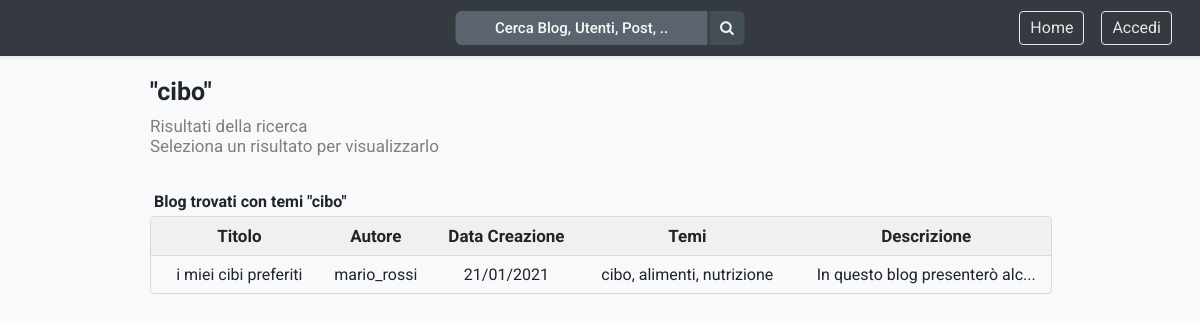
Page /proj/searchResults.php?search=cibo on the committed database.
### tables this page shows
CREATE TABLE `blog` (
  `id` int(10) UNSIGNED NOT NULL,
  `nomeBlog` varchar(128) NOT NULL,
  `autore` varchar(128) NOT NULL,
  `descrizione` varchar(128) NOT NULL,
  `dataCreazione` timestamp NOT NULL DEFAULT current_timestamp()
);

### proj/searchResults.php (the view, shortened to what this page needs)
<?php
require_once "connect.php";
function getAllBlogs(){
	global $link;
	$query = "SELECT * FROM blog";
	$result = mysqli_query($link,$query);
	while($riga = mysqli_fetch_assoc($result)){
		$querySub = "SELECT argomenti.id, argomenti.idParent, argomenti.argomento, argomentiblog.idBlog FROM argomenti, argomentiblog WHERE argomentiblog.idArgomenti = argomenti.id AND argomentiblog.idBlog = '".addslashes($riga["id"])."' AND argomenti.idParent != 0";
		$resultSub = mysqli_query($link,$querySub);
		$args = [];
		$subs = [];
		while($rigaSub = mysqli_fetch_assoc($resultSub)){
			$subs[] = $rigaSub["idParent"];
			$queryArg = "SELECT DISTINCT argomenti.id, argomenti.idParent, argomenti.argomento, argomentiblog.idBlog FROM argomenti, argomentiblog WHERE argomentiblog.idArgomenti = argomenti.id AND argomentiblog.idBlog = '".addslashes($riga["id"])."' AND argomenti.idParent = 0 AND argomenti.id = '".$rigaSub["idParent"]."'";
			$resultArg = mysqli_query($link,$queryArg);
			while($rigaArg = mysqli_fetch_assoc($resultArg)){
				$args[] = $rigaArg['argomento']." ".$rigaSub['argomento'];
			}
		}
		$sqlArg = "SELECT argomenti.id, argomenti.idParent, argomenti.argomento, argomentiblog.idBlog FROM argomenti, argomentiblog WHERE argomentiblog.idArgomenti = argomenti.id AND argomentiblog.idBlog = '".addslashes($riga["id"])."' AND argomenti.idParent = 0 ";
		if(!empty($subs)){
			$sqlArg .= "AND argomenti.id NOT IN (" . implode( ", " , $subs ) . ")";
		}
		$resultSqlArg = mysqli_query($link,$sqlArg);
		if($resultSqlArg){
			while($rigaSqlArg = mysqli_fetch_assoc($resultSqlArg)){
				$args[] = $rigaSqlArg["argomento"];
			}
		}
		$riga['argomenti'] = implode (', ', $args);
		$datiBlog[] = $riga;
	}
	return $datiBlog;
}
if(isset($_GET["search"])){
	if(!empty($_GET["search"])){
		$ricerca = htmlentities(strip_tags($_GET["search"]));
		$allBlogs = getAllBlogs();
		$argomentiRaw = [];
		if(!empty($allBlogs[0])){
			for($i=0;$i<sizeof($allBlogs);$i++){
				$argBlog = $allBlogs[$i]["argomenti"];
				if(preg_match("/^(.)*$ricerca(.)*/", $argBlog)){
					$argomentiRaw[] = $allBlogs[$i];
				}
			}
			$argomenti = array_unique($argomentiRaw, SORT_REGULAR);
		}
	} else {
		header("location:javascript://history.go(-1)");
		exit;
	}
}
?>
<!DOCTYPE html>
<html>
	<head>
		<link rel="stylesheet" type="text/css" href="home.css">
		<link rel="stylesheet" href="https://cdnjs.cloudflare.com/ajax/libs/font-awesome/4.7.0/css/font-awesome.min.css">
	</head>
	<header>
		<nav>
			<ul>
			  <?php
				if (isset($_SESSION["idUtente"])){
			  ?>
			  <li><a class="links" href="logout.php">Logout</a></li>
			  <li><a class="links" href="mieiBlog.php">I miei Blog</a></li>
			  <li><a class="links" href="modificaAccount.php">Il mio Account </a></li>
			  <?php
				} else {
			  ?> <li><a class="links" href="accesso.php">Accedi</a></li>
			  <?php
				}
			  ?>
			  <li><a class="links" href="home.php">Home</a></li>
			  <li><form name="searchForm" method="get" action="searchResults.php"><div class="ricerca"><input type="text" id="inputSearchBar" name="search" class="input corti search" placeholder="Cerca Blog, Utenti, Post, .." autocomplete="off" pattern=".{2,}" title="Minimo due caratteri." onfocus="this.placeholder = ''" onblur="this.placeholder = 'Cerca Blog, Utenti, Post, ..'" required><button type="submit" class="button searchButton" id="buttonSearchBar"><i class="fa fa-search"></i></button></div></form></li>
			</ul>
		</nav>
	</header>
	<body>
		<div class="searchResultsContainer">
			<div class="searchresultsHeader">
				<h2 class="searchResultsTitle">"<?= $ricerca?>"</h2>
				<p class="searchResultsSubtitle">Risultati della ricerca <br>Seleziona un risultato per visualizzarlo</p>
			</div>
			<?php
			if(!empty($argomenti)){
			?>
			<h2 class="searchResultsTableTitle">Blog trovati con temi "<?= $ricerca?>"</h2>
			<div class="contenitore" style="width:100%;">
				<table class="tableResults">
					<thead>
						<tr class="shortRows">
							<th>Titolo</th>
							<th>Autore</th>
							<th>Data Creazione</th>
							<th>Temi</th>
							<th>Descrizione</th>
						</tr>
					</thead>
					<tbody>
						<?php
						for($i=0;$i<sizeof($argomenti);$i++){
							$id = htmlentities($argomenti[$i]["id"]);
							?>
							<tr onclick="window.location.href='blog.php?idBlog=<?=$id?>'" class="shortRows">
								<td>
								<?php
								echo htmlentities($argomenti[$i]["nomeBlog"]);
								?>
								</td>
								<td>
								<?php
								echo htmlentities($argomenti[$i]["autore"]);
								?>
								</td>
								<td>
								<?php
								$date = htmlentities($argomenti[$i]["dataCreazione"]);
								$timestamp = strtotime($date);
								echo date('d/m/Y', $timestamp);
								?>
								</td>
								<td>
								<?= htmlentities($argomenti[$i]["argomenti"])?>
								</td>
								<td>
								<?php
								$descrizione = $argomenti[$i]["descrizione"];
								if(strlen($descrizione)>30){
								  echo substr($descrizione, 0, 30). "...";
								} else {
								  echo htmlentities($descrizione);
								}
								?>
								</td>
							</tr>
						<?php
						}
						?>
					</tbody>
				</table>
			</div>
			<?php
			}
			?>
		</div>
  	</body>
</html>

### proj/home.css (style rules this page uses)
body { text-align: center; background-color: #F8F9FA; margin: 0; color: #212529; }
html { font-family: 'Roboto', sans-serif; position: relative; min-height: 100%; }
ul { list-style-type: none; overflow: hidden; margin-top: 0; margin-bottom: 0; padding: 10px; }
.links { float: right; padding: 5px 10px 5px 10px; margin-right: 17px; font-family: 'Roboto', sans-serif; }
li a { color: #e6e6e6; text-decoration: none; border: 1px solid #e6e6e6; border-radius: 4px; margin-right: 12px; }
nav { padding: 0; font-size: 16px; line-height: 22px; background-color: #343A40; border: 1px solid transparent; box-shadow: rgba(0, 0, 0, 0.075) 0px 2px 4px 0px; display: block; position: relative; }
.button { background-color: #ededed; border:none; color:#707070; font-size:15px; padding: 10px 20px; margin:5px; border-radius:4px; outline: none; font-family: 'Roboto', sans-serif; }
.input { outline:none; }
table { width: 100%; margin: 0 auto; border-collapse: collapse; }
td, th { padding: 10px 15px; margin-right: 0; }
.input { font-family: 'Roboto', sans-serif; padding: 10px 10px 10px 10px; line-height: 24px; margin: 0px 0px 0px 0px; word-spacing: 0px; background-color: #FFFFFF; color: #495057; border: 1px solid #ced4da; height: 20px; width: 200px; border-radius: .25rem; cursor: text; }
.input.corti { width: 200px; height: 20px; }
.ricerca { float: none; position: absolute; top: 50%; left: 50%; transform: translate(-50%, -50%); }
.input.corti.search { height: 12px; border-top-left-radius: 6px; border-top-right-radius: 0px; border-bottom-left-radius: 6px; border-bottom-right-radius: 0px; font-size: 15px; line-height: 0px; font-weight: 500; border-color: #5b646e; background-color: #5b646e; color: #EFEFF1; outline: none; text-align: center; width: 230px; }
.input.corti.search::placeholder { color: #F8F9FA; }
.searchButton { width: 35px; height: 34px; padding: 1px; margin: 0 0 0 2px; border-color: #444e57; background-color: #444e57; border-top-left-radius: 0px; border-top-right-radius: 6px; border-bottom-left-radius: 0px; border-bottom-right-radius: 6px; text-align: center; color: #EFEFF1; }
.contenitore { width: 900px; margin: 0 auto; border: 1px solid red; border-radius: 4px; border: 1px solid #d9d9d9; margin-top: 20px; }
.tableResults { border-collapse: collapse; width: 100%; border-radius: 4px; overflow: hidden; text-align: center; border-spacing: 0 0; }
.tableResults thead tr { background-color: #F0F0F0; font-size: 17px; font-weight: normal; color: #212529; border-bottom: 1px solid #d9d9d9; }
.tableResults th, .tableResults td { padding-top: 13px; padding-bottom: 13px; }
.tableResults .shortRows td { padding: 9px 0px 9px 16px; }
.tableResults .shortRows th { padding: 9px 0 9px 16px; }
.tableResults tbody tr { font-size: 16px; }
.searchresultsHeader { text-align: left; }
.searchResultsContainer { width: 900px; margin: 0 auto; padding-bottom: 50px; }
.searchResultsTitle { font-size: 25px; margin-bottom: 0px; }
.searchResultsSubtitle { font-size: 17px; color: #808080; margin-top: 10px; margin-bottom: 0px; }
.searchResultsTableTitle { text-align: left; margin: 36px 0 -15px 4px; font-size: 16px; }
a { color: #2962FF; }

### rows in the picture
blog: nomeBlog "i miei cibi preferiti", autore "mario_rossi", dataCreazione "21/01/2021", argomenti "cibo, alimenti, nutrizione", descrizione "In questo blog presenterò alc"

### other values in the picture
$ricerca "cibo"
